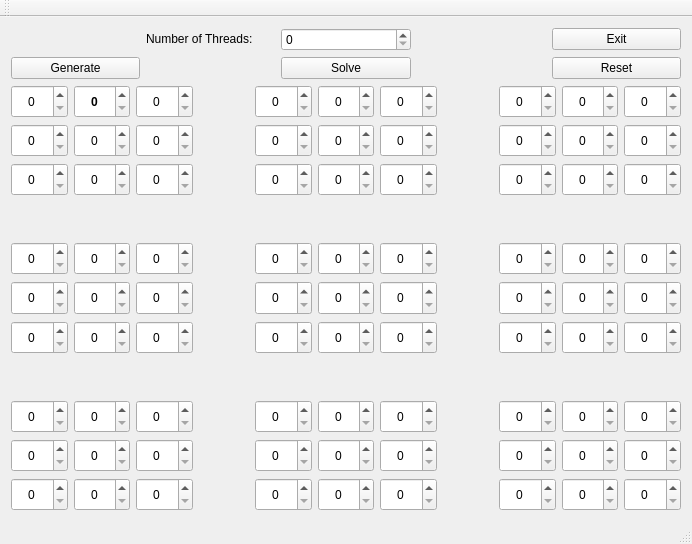
<?xml version="1.0" encoding="UTF-8"?>
<ui version="4.0">
 <class>MainWindow</class>
 <widget class="QMainWindow" name="MainWindow">
  <property name="geometry">
   <rect>
    <x>0</x>
    <y>0</y>
    <width>692</width>
    <height>544</height>
   </rect>
  </property>
  <property name="windowTitle">
   <string>Sudoku Solver</string>
  </property>
  <widget class="QWidget" name="centralWidget">
   <layout class="QGridLayout" name="gridLayout_3">
    <item row="0" column="0">
     <layout class="QGridLayout" name="gridLayout_2">
      <item row="0" column="4">
       <widget class="QPushButton" name="close_button">
        <property name="text">
         <string>Exit</string>
        </property>
       </widget>
      </item>
      <item row="1" column="3">
       <spacer name="horizontalSpacer_2">
        <property name="orientation">
         <enum>Qt::Horizontal</enum>
        </property>
        <property name="sizeHint" stdset="0">
         <size>
          <width>40</width>
          <height>20</height>
         </size>
        </property>
       </spacer>
      </item>
      <item row="1" column="2">
       <widget class="QPushButton" name="pushButton">
        <property name="sizePolicy">
         <sizepolicy hsizetype="MinimumExpanding" vsizetype="Fixed">
          <horstretch>0</horstretch>
          <verstretch>0</verstretch>
         </sizepolicy>
        </property>
        <property name="text">
         <string>Solve</string>
        </property>
       </widget>
      </item>
      <item row="1" column="0">
       <widget class="QPushButton" name="pushButton_3">
        <property name="sizePolicy">
         <sizepolicy hsizetype="MinimumExpanding" vsizetype="Fixed">
          <horstretch>0</horstretch>
          <verstretch>0</verstretch>
         </sizepolicy>
        </property>
        <property name="text">
         <string>Generate</string>
        </property>
       </widget>
      </item>
      <item row="2" column="0" colspan="5">
       <layout class="QGridLayout" name="gridLayout">
        <item row="1" column="3">
         <spacer name="horizontalSpacer_5">
          <property name="orientation">
           <enum>Qt::Horizontal</enum>
          </property>
          <property name="sizeHint" stdset="0">
           <size>
            <width>40</width>
            <height>20</height>
           </size>
          </property>
         </spacer>
        </item>
        <item row="0" column="8">
         <widget class="QSpinBox" name="s17">
          <property name="sizePolicy">
           <sizepolicy hsizetype="MinimumExpanding" vsizetype="MinimumExpanding">
            <horstretch>0</horstretch>
            <verstretch>0</verstretch>
           </sizepolicy>
          </property>
          <property name="alignment">
           <set>Qt::AlignCenter</set>
          </property>
         </widget>
        </item>
        <item row="0" column="5">
         <widget class="QSpinBox" name="s15">
          <property name="sizePolicy">
           <sizepolicy hsizetype="MinimumExpanding" vsizetype="MinimumExpanding">
            <horstretch>0</horstretch>
            <verstretch>0</verstretch>
           </sizepolicy>
          </property>
          <property name="alignment">
           <set>Qt::AlignCenter</set>
          </property>
         </widget>
        </item>
        <item row="0" column="4">
         <widget class="QSpinBox" name="s14">
          <property name="sizePolicy">
           <sizepolicy hsizetype="MinimumExpanding" vsizetype="MinimumExpanding">
            <horstretch>0</horstretch>
            <verstretch>0</verstretch>
           </sizepolicy>
          </property>
          <property name="alignment">
           <set>Qt::AlignCenter</set>
          </property>
         </widget>
        </item>
        <item row="10" column="10">
         <widget class="QSpinBox" name="s99">
          <property name="sizePolicy">
           <sizepolicy hsizetype="MinimumExpanding" vsizetype="MinimumExpanding">
            <horstretch>0</horstretch>
            <verstretch>0</verstretch>
           </sizepolicy>
          </property>
          <property name="alignment">
           <set>Qt::AlignCenter</set>
          </property>
         </widget>
        </item>
        <item row="9" column="4">
         <widget class="QSpinBox" name="s84">
          <property name="sizePolicy">
           <sizepolicy hsizetype="MinimumExpanding" vsizetype="MinimumExpanding">
            <horstretch>0</horstretch>
            <verstretch>0</verstretch>
           </sizepolicy>
          </property>
          <property name="alignment">
           <set>Qt::AlignCenter</set>
          </property>
         </widget>
        </item>
        <item row="9" column="5">
         <widget class="QSpinBox" name="s85">
          <property name="sizePolicy">
           <sizepolicy hsizetype="MinimumExpanding" vsizetype="MinimumExpanding">
            <horstretch>0</horstretch>
            <verstretch>0</verstretch>
           </sizepolicy>
          </property>
          <property name="alignment">
           <set>Qt::AlignCenter</set>
          </property>
         </widget>
        </item>
        <item row="9" column="6">
         <widget class="QSpinBox" name="s86">
          <property name="sizePolicy">
           <sizepolicy hsizetype="MinimumExpanding" vsizetype="MinimumExpanding">
            <horstretch>0</horstretch>
            <verstretch>0</verstretch>
           </sizepolicy>
          </property>
          <property name="alignment">
           <set>Qt::AlignCenter</set>
          </property>
         </widget>
        </item>
        <item row="9" column="8">
         <widget class="QSpinBox" name="s87">
          <property name="sizePolicy">
           <sizepolicy hsizetype="MinimumExpanding" vsizetype="MinimumExpanding">
            <horstretch>0</horstretch>
            <verstretch>0</verstretch>
           </sizepolicy>
          </property>
          <property name="alignment">
           <set>Qt::AlignCenter</set>
          </property>
         </widget>
        </item>
        <item row="5" column="0">
         <widget class="QSpinBox" name="s51">
          <property name="sizePolicy">
           <sizepolicy hsizetype="MinimumExpanding" vsizetype="MinimumExpanding">
            <horstretch>0</horstretch>
            <verstretch>0</verstretch>
           </sizepolicy>
          </property>
          <property name="alignment">
           <set>Qt::AlignCenter</set>
          </property>
         </widget>
        </item>
        <item row="10" column="2">
         <widget class="QSpinBox" name="s93">
          <property name="sizePolicy">
           <sizepolicy hsizetype="MinimumExpanding" vsizetype="MinimumExpanding">
            <horstretch>0</horstretch>
            <verstretch>0</verstretch>
           </sizepolicy>
          </property>
          <property name="alignment">
           <set>Qt::AlignCenter</set>
          </property>
         </widget>
        </item>
        <item row="10" column="4">
         <widget class="QSpinBox" name="s94">
          <property name="sizePolicy">
           <sizepolicy hsizetype="MinimumExpanding" vsizetype="MinimumExpanding">
            <horstretch>0</horstretch>
            <verstretch>0</verstretch>
           </sizepolicy>
          </property>
          <property name="alignment">
           <set>Qt::AlignCenter</set>
          </property>
         </widget>
        </item>
        <item row="5" column="8">
         <widget class="QSpinBox" name="s57">
          <property name="sizePolicy">
           <sizepolicy hsizetype="MinimumExpanding" vsizetype="MinimumExpanding">
            <horstretch>0</horstretch>
            <verstretch>0</verstretch>
           </sizepolicy>
          </property>
          <property name="alignment">
           <set>Qt::AlignCenter</set>
          </property>
         </widget>
        </item>
        <item row="5" column="5">
         <widget class="QSpinBox" name="s55">
          <property name="sizePolicy">
           <sizepolicy hsizetype="MinimumExpanding" vsizetype="MinimumExpanding">
            <horstretch>0</horstretch>
            <verstretch>0</verstretch>
           </sizepolicy>
          </property>
          <property name="alignment">
           <set>Qt::AlignCenter</set>
          </property>
         </widget>
        </item>
        <item row="5" column="6">
         <widget class="QSpinBox" name="s56">
          <property name="sizePolicy">
           <sizepolicy hsizetype="MinimumExpanding" vsizetype="MinimumExpanding">
            <horstretch>0</horstretch>
            <verstretch>0</verstretch>
           </sizepolicy>
          </property>
          <property name="alignment">
           <set>Qt::AlignCenter</set>
          </property>
         </widget>
        </item>
        <item row="5" column="10">
         <widget class="QSpinBox" name="s59">
          <property name="sizePolicy">
           <sizepolicy hsizetype="MinimumExpanding" vsizetype="MinimumExpanding">
            <horstretch>0</horstretch>
            <verstretch>0</verstretch>
           </sizepolicy>
          </property>
          <property name="alignment">
           <set>Qt::AlignCenter</set>
          </property>
         </widget>
        </item>
        <item row="5" column="9">
         <widget class="QSpinBox" name="s58">
          <property name="sizePolicy">
           <sizepolicy hsizetype="MinimumExpanding" vsizetype="MinimumExpanding">
            <horstretch>0</horstretch>
            <verstretch>0</verstretch>
           </sizepolicy>
          </property>
          <property name="alignment">
           <set>Qt::AlignCenter</set>
          </property>
         </widget>
        </item>
        <item row="6" column="0">
         <widget class="QSpinBox" name="s61">
          <property name="sizePolicy">
           <sizepolicy hsizetype="MinimumExpanding" vsizetype="MinimumExpanding">
            <horstretch>0</horstretch>
            <verstretch>0</verstretch>
           </sizepolicy>
          </property>
          <property name="alignment">
           <set>Qt::AlignCenter</set>
          </property>
         </widget>
        </item>
        <item row="6" column="1">
         <widget class="QSpinBox" name="s62">
          <property name="sizePolicy">
           <sizepolicy hsizetype="MinimumExpanding" vsizetype="MinimumExpanding">
            <horstretch>0</horstretch>
            <verstretch>0</verstretch>
           </sizepolicy>
          </property>
          <property name="alignment">
           <set>Qt::AlignCenter</set>
          </property>
         </widget>
        </item>
        <item row="6" column="2">
         <widget class="QSpinBox" name="s63">
          <property name="sizePolicy">
           <sizepolicy hsizetype="MinimumExpanding" vsizetype="MinimumExpanding">
            <horstretch>0</horstretch>
            <verstretch>0</verstretch>
           </sizepolicy>
          </property>
          <property name="alignment">
           <set>Qt::AlignCenter</set>
          </property>
         </widget>
        </item>
        <item row="6" column="4">
         <widget class="QSpinBox" name="s64">
          <property name="sizePolicy">
           <sizepolicy hsizetype="MinimumExpanding" vsizetype="MinimumExpanding">
            <horstretch>0</horstretch>
            <verstretch>0</verstretch>
           </sizepolicy>
          </property>
          <property name="alignment">
           <set>Qt::AlignCenter</set>
          </property>
         </widget>
        </item>
        <item row="6" column="5">
         <widget class="QSpinBox" name="s65">
          <property name="sizePolicy">
           <sizepolicy hsizetype="MinimumExpanding" vsizetype="MinimumExpanding">
            <horstretch>0</horstretch>
            <verstretch>0</verstretch>
           </sizepolicy>
          </property>
          <property name="alignment">
           <set>Qt::AlignCenter</set>
          </property>
         </widget>
        </item>
        <item row="6" column="6">
         <widget class="QSpinBox" name="s66">
          <property name="sizePolicy">
           <sizepolicy hsizetype="MinimumExpanding" vsizetype="MinimumExpanding">
            <horstretch>0</horstretch>
            <verstretch>0</verstretch>
           </sizepolicy>
          </property>
          <property name="alignment">
           <set>Qt::AlignCenter</set>
          </property>
         </widget>
        </item>
        <item row="6" column="8">
         <widget class="QSpinBox" name="s67">
          <property name="sizePolicy">
           <sizepolicy hsizetype="MinimumExpanding" vsizetype="MinimumExpanding">
            <horstretch>0</horstretch>
            <verstretch>0</verstretch>
           </sizepolicy>
          </property>
          <property name="alignment">
           <set>Qt::AlignCenter</set>
          </property>
         </widget>
        </item>
        <item row="6" column="9">
         <widget class="QSpinBox" name="s68">
          <property name="sizePolicy">
           <sizepolicy hsizetype="MinimumExpanding" vsizetype="MinimumExpanding">
            <horstretch>0</horstretch>
            <verstretch>0</verstretch>
           </sizepolicy>
          </property>
          <property name="alignment">
           <set>Qt::AlignCenter</set>
          </property>
         </widget>
        </item>
        <item row="6" column="10">
         <widget class="QSpinBox" name="s69">
          <property name="sizePolicy">
           <sizepolicy hsizetype="MinimumExpanding" vsizetype="MinimumExpanding">
            <horstretch>0</horstretch>
            <verstretch>0</verstretch>
           </sizepolicy>
          </property>
          <property name="alignment">
           <set>Qt::AlignCenter</set>
          </property>
         </widget>
        </item>
        <item row="2" column="1">
         <widget class="QSpinBox" name="s32">
          <property name="sizePolicy">
           <sizepolicy hsizetype="MinimumExpanding" vsizetype="MinimumExpanding">
            <horstretch>0</horstretch>
            <verstretch>0</verstretch>
           </sizepolicy>
          </property>
          <property name="alignment">
           <set>Qt::AlignCenter</set>
          </property>
         </widget>
        </item>
        <item row="1" column="9">
         <widget class="QSpinBox" name="s28">
          <property name="sizePolicy">
           <sizepolicy hsizetype="MinimumExpanding" vsizetype="MinimumExpanding">
            <horstretch>0</horstretch>
            <verstretch>0</verstretch>
           </sizepolicy>
          </property>
          <property name="alignment">
           <set>Qt::AlignCenter</set>
          </property>
         </widget>
        </item>
        <item row="4" column="5">
         <widget class="QSpinBox" name="s45">
          <property name="sizePolicy">
           <sizepolicy hsizetype="MinimumExpanding" vsizetype="MinimumExpanding">
            <horstretch>0</horstretch>
            <verstretch>0</verstretch>
           </sizepolicy>
          </property>
          <property name="alignment">
           <set>Qt::AlignCenter</set>
          </property>
         </widget>
        </item>
        <item row="1" column="1">
         <widget class="QSpinBox" name="s22">
          <property name="sizePolicy">
           <sizepolicy hsizetype="MinimumExpanding" vsizetype="MinimumExpanding">
            <horstretch>0</horstretch>
            <verstretch>0</verstretch>
           </sizepolicy>
          </property>
          <property name="alignment">
           <set>Qt::AlignCenter</set>
          </property>
         </widget>
        </item>
        <item row="4" column="6">
         <widget class="QSpinBox" name="s46">
          <property name="sizePolicy">
           <sizepolicy hsizetype="MinimumExpanding" vsizetype="MinimumExpanding">
            <horstretch>0</horstretch>
            <verstretch>0</verstretch>
           </sizepolicy>
          </property>
          <property name="alignment">
           <set>Qt::AlignCenter</set>
          </property>
         </widget>
        </item>
        <item row="4" column="8">
         <widget class="QSpinBox" name="s47">
          <property name="sizePolicy">
           <sizepolicy hsizetype="MinimumExpanding" vsizetype="MinimumExpanding">
            <horstretch>0</horstretch>
            <verstretch>0</verstretch>
           </sizepolicy>
          </property>
          <property name="alignment">
           <set>Qt::AlignCenter</set>
          </property>
         </widget>
        </item>
        <item row="4" column="10">
         <widget class="QSpinBox" name="s49">
          <property name="sizePolicy">
           <sizepolicy hsizetype="MinimumExpanding" vsizetype="MinimumExpanding">
            <horstretch>0</horstretch>
            <verstretch>0</verstretch>
           </sizepolicy>
          </property>
          <property name="alignment">
           <set>Qt::AlignCenter</set>
          </property>
         </widget>
        </item>
        <item row="4" column="9">
         <widget class="QSpinBox" name="s48">
          <property name="sizePolicy">
           <sizepolicy hsizetype="MinimumExpanding" vsizetype="MinimumExpanding">
            <horstretch>0</horstretch>
            <verstretch>0</verstretch>
           </sizepolicy>
          </property>
          <property name="alignment">
           <set>Qt::AlignCenter</set>
          </property>
         </widget>
        </item>
        <item row="5" column="2">
         <widget class="QSpinBox" name="s53">
          <property name="sizePolicy">
           <sizepolicy hsizetype="MinimumExpanding" vsizetype="MinimumExpanding">
            <horstretch>0</horstretch>
            <verstretch>0</verstretch>
           </sizepolicy>
          </property>
          <property name="alignment">
           <set>Qt::AlignCenter</set>
          </property>
         </widget>
        </item>
        <item row="5" column="1">
         <widget class="QSpinBox" name="s52">
          <property name="sizePolicy">
           <sizepolicy hsizetype="MinimumExpanding" vsizetype="MinimumExpanding">
            <horstretch>0</horstretch>
            <verstretch>0</verstretch>
           </sizepolicy>
          </property>
          <property name="alignment">
           <set>Qt::AlignCenter</set>
          </property>
         </widget>
        </item>
        <item row="5" column="4">
         <widget class="QSpinBox" name="s54">
          <property name="sizePolicy">
           <sizepolicy hsizetype="MinimumExpanding" vsizetype="MinimumExpanding">
            <horstretch>0</horstretch>
            <verstretch>0</verstretch>
           </sizepolicy>
          </property>
          <property name="alignment">
           <set>Qt::AlignCenter</set>
          </property>
         </widget>
        </item>
        <item row="10" column="1">
         <widget class="QSpinBox" name="s92">
          <property name="sizePolicy">
           <sizepolicy hsizetype="MinimumExpanding" vsizetype="MinimumExpanding">
            <horstretch>0</horstretch>
            <verstretch>0</verstretch>
           </sizepolicy>
          </property>
          <property name="alignment">
           <set>Qt::AlignCenter</set>
          </property>
         </widget>
        </item>
        <item row="2" column="4">
         <widget class="QSpinBox" name="s34">
          <property name="sizePolicy">
           <sizepolicy hsizetype="MinimumExpanding" vsizetype="MinimumExpanding">
            <horstretch>0</horstretch>
            <verstretch>0</verstretch>
           </sizepolicy>
          </property>
          <property name="alignment">
           <set>Qt::AlignCenter</set>
          </property>
         </widget>
        </item>
        <item row="2" column="5">
         <widget class="QSpinBox" name="s35">
          <property name="sizePolicy">
           <sizepolicy hsizetype="MinimumExpanding" vsizetype="MinimumExpanding">
            <horstretch>0</horstretch>
            <verstretch>0</verstretch>
           </sizepolicy>
          </property>
          <property name="alignment">
           <set>Qt::AlignCenter</set>
          </property>
         </widget>
        </item>
        <item row="2" column="6">
         <widget class="QSpinBox" name="s36">
          <property name="sizePolicy">
           <sizepolicy hsizetype="MinimumExpanding" vsizetype="MinimumExpanding">
            <horstretch>0</horstretch>
            <verstretch>0</verstretch>
           </sizepolicy>
          </property>
          <property name="alignment">
           <set>Qt::AlignCenter</set>
          </property>
         </widget>
        </item>
        <item row="2" column="8">
         <widget class="QSpinBox" name="s37">
          <property name="sizePolicy">
           <sizepolicy hsizetype="MinimumExpanding" vsizetype="MinimumExpanding">
            <horstretch>0</horstretch>
            <verstretch>0</verstretch>
           </sizepolicy>
          </property>
          <property name="alignment">
           <set>Qt::AlignCenter</set>
          </property>
         </widget>
        </item>
        <item row="2" column="9">
         <widget class="QSpinBox" name="s38">
          <property name="sizePolicy">
           <sizepolicy hsizetype="MinimumExpanding" vsizetype="MinimumExpanding">
            <horstretch>0</horstretch>
            <verstretch>0</verstretch>
           </sizepolicy>
          </property>
          <property name="alignment">
           <set>Qt::AlignCenter</set>
          </property>
         </widget>
        </item>
        <item row="2" column="10">
         <widget class="QSpinBox" name="s39">
          <property name="sizePolicy">
           <sizepolicy hsizetype="MinimumExpanding" vsizetype="MinimumExpanding">
            <horstretch>0</horstretch>
            <verstretch>0</verstretch>
           </sizepolicy>
          </property>
          <property name="alignment">
           <set>Qt::AlignCenter</set>
          </property>
         </widget>
        </item>
        <item row="4" column="0">
         <widget class="QSpinBox" name="s41">
          <property name="sizePolicy">
           <sizepolicy hsizetype="MinimumExpanding" vsizetype="MinimumExpanding">
            <horstretch>0</horstretch>
            <verstretch>0</verstretch>
           </sizepolicy>
          </property>
          <property name="alignment">
           <set>Qt::AlignCenter</set>
          </property>
         </widget>
        </item>
        <item row="4" column="1">
         <widget class="QSpinBox" name="s42">
          <property name="sizePolicy">
           <sizepolicy hsizetype="MinimumExpanding" vsizetype="MinimumExpanding">
            <horstretch>0</horstretch>
            <verstretch>0</verstretch>
           </sizepolicy>
          </property>
          <property name="alignment">
           <set>Qt::AlignCenter</set>
          </property>
         </widget>
        </item>
        <item row="8" column="9">
         <widget class="QSpinBox" name="s78">
          <property name="sizePolicy">
           <sizepolicy hsizetype="MinimumExpanding" vsizetype="MinimumExpanding">
            <horstretch>0</horstretch>
            <verstretch>0</verstretch>
           </sizepolicy>
          </property>
          <property name="alignment">
           <set>Qt::AlignCenter</set>
          </property>
         </widget>
        </item>
        <item row="8" column="10">
         <widget class="QSpinBox" name="s79">
          <property name="sizePolicy">
           <sizepolicy hsizetype="MinimumExpanding" vsizetype="MinimumExpanding">
            <horstretch>0</horstretch>
            <verstretch>0</verstretch>
           </sizepolicy>
          </property>
          <property name="alignment">
           <set>Qt::AlignCenter</set>
          </property>
         </widget>
        </item>
        <item row="9" column="0">
         <widget class="QSpinBox" name="s81">
          <property name="sizePolicy">
           <sizepolicy hsizetype="MinimumExpanding" vsizetype="MinimumExpanding">
            <horstretch>0</horstretch>
            <verstretch>0</verstretch>
           </sizepolicy>
          </property>
          <property name="alignment">
           <set>Qt::AlignCenter</set>
          </property>
         </widget>
        </item>
        <item row="9" column="1">
         <widget class="QSpinBox" name="s82">
          <property name="sizePolicy">
           <sizepolicy hsizetype="MinimumExpanding" vsizetype="MinimumExpanding">
            <horstretch>0</horstretch>
            <verstretch>0</verstretch>
           </sizepolicy>
          </property>
          <property name="alignment">
           <set>Qt::AlignCenter</set>
          </property>
         </widget>
        </item>
        <item row="9" column="2">
         <widget class="QSpinBox" name="s83">
          <property name="sizePolicy">
           <sizepolicy hsizetype="MinimumExpanding" vsizetype="MinimumExpanding">
            <horstretch>0</horstretch>
            <verstretch>0</verstretch>
           </sizepolicy>
          </property>
          <property name="alignment">
           <set>Qt::AlignCenter</set>
          </property>
         </widget>
        </item>
        <item row="4" column="2">
         <widget class="QSpinBox" name="s43">
          <property name="sizePolicy">
           <sizepolicy hsizetype="MinimumExpanding" vsizetype="MinimumExpanding">
            <horstretch>0</horstretch>
            <verstretch>0</verstretch>
           </sizepolicy>
          </property>
          <property name="alignment">
           <set>Qt::AlignCenter</set>
          </property>
         </widget>
        </item>
        <item row="4" column="4">
         <widget class="QSpinBox" name="s44">
          <property name="sizePolicy">
           <sizepolicy hsizetype="MinimumExpanding" vsizetype="MinimumExpanding">
            <horstretch>0</horstretch>
            <verstretch>0</verstretch>
           </sizepolicy>
          </property>
          <property name="alignment">
           <set>Qt::AlignCenter</set>
          </property>
         </widget>
        </item>
        <item row="0" column="0">
         <widget class="QSpinBox" name="s11">
          <property name="sizePolicy">
           <sizepolicy hsizetype="MinimumExpanding" vsizetype="MinimumExpanding">
            <horstretch>0</horstretch>
            <verstretch>0</verstretch>
           </sizepolicy>
          </property>
          <property name="alignment">
           <set>Qt::AlignCenter</set>
          </property>
         </widget>
        </item>
        <item row="0" column="1">
         <widget class="QSpinBox" name="s12">
          <property name="sizePolicy">
           <sizepolicy hsizetype="MinimumExpanding" vsizetype="MinimumExpanding">
            <horstretch>0</horstretch>
            <verstretch>0</verstretch>
           </sizepolicy>
          </property>
          <property name="font">
           <font>
            <weight>75</weight>
            <bold>true</bold>
           </font>
          </property>
          <property name="alignment">
           <set>Qt::AlignCenter</set>
          </property>
         </widget>
        </item>
        <item row="1" column="8">
         <widget class="QSpinBox" name="s27">
          <property name="sizePolicy">
           <sizepolicy hsizetype="MinimumExpanding" vsizetype="MinimumExpanding">
            <horstretch>0</horstretch>
            <verstretch>0</verstretch>
           </sizepolicy>
          </property>
          <property name="alignment">
           <set>Qt::AlignCenter</set>
          </property>
         </widget>
        </item>
        <item row="0" column="9">
         <widget class="QSpinBox" name="s18">
          <property name="sizePolicy">
           <sizepolicy hsizetype="MinimumExpanding" vsizetype="MinimumExpanding">
            <horstretch>0</horstretch>
            <verstretch>0</verstretch>
           </sizepolicy>
          </property>
          <property name="alignment">
           <set>Qt::AlignCenter</set>
          </property>
         </widget>
        </item>
        <item row="0" column="10">
         <widget class="QSpinBox" name="s19">
          <property name="sizePolicy">
           <sizepolicy hsizetype="MinimumExpanding" vsizetype="MinimumExpanding">
            <horstretch>0</horstretch>
            <verstretch>0</verstretch>
           </sizepolicy>
          </property>
          <property name="alignment">
           <set>Qt::AlignCenter</set>
          </property>
         </widget>
        </item>
        <item row="1" column="0">
         <widget class="QSpinBox" name="s21">
          <property name="sizePolicy">
           <sizepolicy hsizetype="MinimumExpanding" vsizetype="MinimumExpanding">
            <horstretch>0</horstretch>
            <verstretch>0</verstretch>
           </sizepolicy>
          </property>
          <property name="alignment">
           <set>Qt::AlignCenter</set>
          </property>
         </widget>
        </item>
        <item row="2" column="2">
         <widget class="QSpinBox" name="s33">
          <property name="sizePolicy">
           <sizepolicy hsizetype="MinimumExpanding" vsizetype="MinimumExpanding">
            <horstretch>0</horstretch>
            <verstretch>0</verstretch>
           </sizepolicy>
          </property>
          <property name="alignment">
           <set>Qt::AlignCenter</set>
          </property>
         </widget>
        </item>
        <item row="1" column="2">
         <widget class="QSpinBox" name="s23">
          <property name="sizePolicy">
           <sizepolicy hsizetype="MinimumExpanding" vsizetype="MinimumExpanding">
            <horstretch>0</horstretch>
            <verstretch>0</verstretch>
           </sizepolicy>
          </property>
          <property name="alignment">
           <set>Qt::AlignCenter</set>
          </property>
         </widget>
        </item>
        <item row="1" column="4">
         <widget class="QSpinBox" name="s24">
          <property name="sizePolicy">
           <sizepolicy hsizetype="MinimumExpanding" vsizetype="MinimumExpanding">
            <horstretch>0</horstretch>
            <verstretch>0</verstretch>
           </sizepolicy>
          </property>
          <property name="alignment">
           <set>Qt::AlignCenter</set>
          </property>
         </widget>
        </item>
        <item row="1" column="5">
         <widget class="QSpinBox" name="s25">
          <property name="sizePolicy">
           <sizepolicy hsizetype="MinimumExpanding" vsizetype="MinimumExpanding">
            <horstretch>0</horstretch>
            <verstretch>0</verstretch>
           </sizepolicy>
          </property>
          <property name="alignment">
           <set>Qt::AlignCenter</set>
          </property>
         </widget>
        </item>
        <item row="1" column="10">
         <widget class="QSpinBox" name="s29">
          <property name="sizePolicy">
           <sizepolicy hsizetype="MinimumExpanding" vsizetype="MinimumExpanding">
            <horstretch>0</horstretch>
            <verstretch>0</verstretch>
           </sizepolicy>
          </property>
          <property name="alignment">
           <set>Qt::AlignCenter</set>
          </property>
         </widget>
        </item>
        <item row="1" column="6">
         <widget class="QSpinBox" name="s26">
          <property name="sizePolicy">
           <sizepolicy hsizetype="MinimumExpanding" vsizetype="MinimumExpanding">
            <horstretch>0</horstretch>
            <verstretch>0</verstretch>
           </sizepolicy>
          </property>
          <property name="alignment">
           <set>Qt::AlignCenter</set>
          </property>
         </widget>
        </item>
        <item row="2" column="0">
         <widget class="QSpinBox" name="s31">
          <property name="sizePolicy">
           <sizepolicy hsizetype="MinimumExpanding" vsizetype="MinimumExpanding">
            <horstretch>0</horstretch>
            <verstretch>0</verstretch>
           </sizepolicy>
          </property>
          <property name="alignment">
           <set>Qt::AlignCenter</set>
          </property>
         </widget>
        </item>
        <item row="0" column="6">
         <widget class="QSpinBox" name="s16">
          <property name="sizePolicy">
           <sizepolicy hsizetype="MinimumExpanding" vsizetype="MinimumExpanding">
            <horstretch>0</horstretch>
            <verstretch>0</verstretch>
           </sizepolicy>
          </property>
          <property name="alignment">
           <set>Qt::AlignCenter</set>
          </property>
         </widget>
        </item>
        <item row="0" column="2">
         <widget class="QSpinBox" name="s13">
          <property name="sizePolicy">
           <sizepolicy hsizetype="MinimumExpanding" vsizetype="MinimumExpanding">
            <horstretch>0</horstretch>
            <verstretch>0</verstretch>
           </sizepolicy>
          </property>
          <property name="alignment">
           <set>Qt::AlignCenter</set>
          </property>
         </widget>
        </item>
        <item row="8" column="0">
         <widget class="QSpinBox" name="s71">
          <property name="sizePolicy">
           <sizepolicy hsizetype="MinimumExpanding" vsizetype="MinimumExpanding">
            <horstretch>0</horstretch>
            <verstretch>0</verstretch>
           </sizepolicy>
          </property>
          <property name="alignment">
           <set>Qt::AlignCenter</set>
          </property>
         </widget>
        </item>
        <item row="8" column="1">
         <widget class="QSpinBox" name="s72">
          <property name="sizePolicy">
           <sizepolicy hsizetype="MinimumExpanding" vsizetype="MinimumExpanding">
            <horstretch>0</horstretch>
            <verstretch>0</verstretch>
           </sizepolicy>
          </property>
          <property name="alignment">
           <set>Qt::AlignCenter</set>
          </property>
         </widget>
        </item>
        <item row="8" column="2">
         <widget class="QSpinBox" name="s73">
          <property name="sizePolicy">
           <sizepolicy hsizetype="MinimumExpanding" vsizetype="MinimumExpanding">
            <horstretch>0</horstretch>
            <verstretch>0</verstretch>
           </sizepolicy>
          </property>
          <property name="alignment">
           <set>Qt::AlignCenter</set>
          </property>
         </widget>
        </item>
        <item row="8" column="4">
         <widget class="QSpinBox" name="s74">
          <property name="sizePolicy">
           <sizepolicy hsizetype="MinimumExpanding" vsizetype="MinimumExpanding">
            <horstretch>0</horstretch>
            <verstretch>0</verstretch>
           </sizepolicy>
          </property>
          <property name="alignment">
           <set>Qt::AlignCenter</set>
          </property>
         </widget>
        </item>
        <item row="8" column="5">
         <widget class="QSpinBox" name="s75">
          <property name="sizePolicy">
           <sizepolicy hsizetype="MinimumExpanding" vsizetype="MinimumExpanding">
            <horstretch>0</horstretch>
            <verstretch>0</verstretch>
           </sizepolicy>
          </property>
          <property name="alignment">
           <set>Qt::AlignCenter</set>
          </property>
         </widget>
        </item>
        <item row="8" column="6">
         <widget class="QSpinBox" name="s76">
          <property name="sizePolicy">
           <sizepolicy hsizetype="MinimumExpanding" vsizetype="MinimumExpanding">
            <horstretch>0</horstretch>
            <verstretch>0</verstretch>
           </sizepolicy>
          </property>
          <property name="alignment">
           <set>Qt::AlignCenter</set>
          </property>
         </widget>
        </item>
        <item row="8" column="8">
         <widget class="QSpinBox" name="s77">
          <property name="sizePolicy">
           <sizepolicy hsizetype="MinimumExpanding" vsizetype="MinimumExpanding">
            <horstretch>0</horstretch>
            <verstretch>0</verstretch>
           </sizepolicy>
          </property>
          <property name="alignment">
           <set>Qt::AlignCenter</set>
          </property>
         </widget>
        </item>
        <item row="9" column="9">
         <widget class="QSpinBox" name="s88">
          <property name="sizePolicy">
           <sizepolicy hsizetype="MinimumExpanding" vsizetype="MinimumExpanding">
            <horstretch>0</horstretch>
            <verstretch>0</verstretch>
           </sizepolicy>
          </property>
          <property name="alignment">
           <set>Qt::AlignCenter</set>
          </property>
         </widget>
        </item>
        <item row="9" column="10">
         <widget class="QSpinBox" name="s89">
          <property name="sizePolicy">
           <sizepolicy hsizetype="MinimumExpanding" vsizetype="MinimumExpanding">
            <horstretch>0</horstretch>
            <verstretch>0</verstretch>
           </sizepolicy>
          </property>
          <property name="alignment">
           <set>Qt::AlignCenter</set>
          </property>
         </widget>
        </item>
        <item row="10" column="0">
         <widget class="QSpinBox" name="s91">
          <property name="sizePolicy">
           <sizepolicy hsizetype="MinimumExpanding" vsizetype="MinimumExpanding">
            <horstretch>0</horstretch>
            <verstretch>0</verstretch>
           </sizepolicy>
          </property>
          <property name="alignment">
           <set>Qt::AlignCenter</set>
          </property>
         </widget>
        </item>
        <item row="10" column="5">
         <widget class="QSpinBox" name="s95">
          <property name="sizePolicy">
           <sizepolicy hsizetype="MinimumExpanding" vsizetype="MinimumExpanding">
            <horstretch>0</horstretch>
            <verstretch>0</verstretch>
           </sizepolicy>
          </property>
          <property name="alignment">
           <set>Qt::AlignCenter</set>
          </property>
         </widget>
        </item>
        <item row="10" column="6">
         <widget class="QSpinBox" name="s96">
          <property name="sizePolicy">
           <sizepolicy hsizetype="MinimumExpanding" vsizetype="MinimumExpanding">
            <horstretch>0</horstretch>
            <verstretch>0</verstretch>
           </sizepolicy>
          </property>
          <property name="alignment">
           <set>Qt::AlignCenter</set>
          </property>
         </widget>
        </item>
        <item row="10" column="8">
         <widget class="QSpinBox" name="s97">
          <property name="sizePolicy">
           <sizepolicy hsizetype="MinimumExpanding" vsizetype="MinimumExpanding">
            <horstretch>0</horstretch>
            <verstretch>0</verstretch>
           </sizepolicy>
          </property>
          <property name="alignment">
           <set>Qt::AlignCenter</set>
          </property>
         </widget>
        </item>
        <item row="10" column="9">
         <widget class="QSpinBox" name="s98">
          <property name="sizePolicy">
           <sizepolicy hsizetype="MinimumExpanding" vsizetype="MinimumExpanding">
            <horstretch>0</horstretch>
            <verstretch>0</verstretch>
           </sizepolicy>
          </property>
          <property name="alignment">
           <set>Qt::AlignCenter</set>
          </property>
         </widget>
        </item>
        <item row="1" column="7">
         <spacer name="horizontalSpacer_6">
          <property name="orientation">
           <enum>Qt::Horizontal</enum>
          </property>
          <property name="sizeHint" stdset="0">
           <size>
            <width>40</width>
            <height>20</height>
           </size>
          </property>
         </spacer>
        </item>
        <item row="3" column="1">
         <spacer name="verticalSpacer">
          <property name="orientation">
           <enum>Qt::Vertical</enum>
          </property>
          <property name="sizeHint" stdset="0">
           <size>
            <width>20</width>
            <height>40</height>
           </size>
          </property>
         </spacer>
        </item>
        <item row="7" column="1">
         <spacer name="verticalSpacer_2">
          <property name="orientation">
           <enum>Qt::Vertical</enum>
          </property>
          <property name="sizeHint" stdset="0">
           <size>
            <width>20</width>
            <height>40</height>
           </size>
          </property>
         </spacer>
        </item>
       </layout>
      </item>
      <item row="1" column="1">
       <spacer name="horizontalSpacer">
        <property name="orientation">
         <enum>Qt::Horizontal</enum>
        </property>
        <property name="sizeHint" stdset="0">
         <size>
          <width>40</width>
          <height>20</height>
         </size>
        </property>
       </spacer>
      </item>
      <item row="1" column="4">
       <widget class="QPushButton" name="pushButton_2">
        <property name="sizePolicy">
         <sizepolicy hsizetype="MinimumExpanding" vsizetype="Fixed">
          <horstretch>0</horstretch>
          <verstretch>0</verstretch>
         </sizepolicy>
        </property>
        <property name="font">
         <font>
          <family>Cantarell</family>
         </font>
        </property>
        <property name="text">
         <string>Reset</string>
        </property>
       </widget>
      </item>
      <item row="0" column="1">
       <widget class="QLabel" name="threada">
        <property name="sizePolicy">
         <sizepolicy hsizetype="MinimumExpanding" vsizetype="Fixed">
          <horstretch>0</horstretch>
          <verstretch>0</verstretch>
         </sizepolicy>
        </property>
        <property name="text">
         <string>Number of Threads: </string>
        </property>
       </widget>
      </item>
      <item row="0" column="2">
       <widget class="QSpinBox" name="thread"/>
      </item>
     </layout>
    </item>
   </layout>
  </widget>
  <widget class="QMenuBar" name="menuBar">
   <property name="geometry">
    <rect>
     <x>0</x>
     <y>0</y>
     <width>692</width>
     <height>25</height>
    </rect>
   </property>
  </widget>
  <widget class="QToolBar" name="mainToolBar">
   <attribute name="toolBarArea">
    <enum>TopToolBarArea</enum>
   </attribute>
   <attribute name="toolBarBreak">
    <bool>false</bool>
   </attribute>
  </widget>
  <widget class="QStatusBar" name="statusBar"/>
 </widget>
 <layoutdefault spacing="6" margin="11"/>
 <tabstops>
  <tabstop>pushButton_3</tabstop>
  <tabstop>s11</tabstop>
  <tabstop>s12</tabstop>
  <tabstop>s13</tabstop>
  <tabstop>s14</tabstop>
  <tabstop>s15</tabstop>
  <tabstop>s16</tabstop>
  <tabstop>s17</tabstop>
  <tabstop>s18</tabstop>
  <tabstop>s19</tabstop>
  <tabstop>s21</tabstop>
  <tabstop>s22</tabstop>
  <tabstop>s23</tabstop>
  <tabstop>s24</tabstop>
  <tabstop>s25</tabstop>
  <tabstop>s26</tabstop>
  <tabstop>s27</tabstop>
  <tabstop>s28</tabstop>
  <tabstop>s29</tabstop>
  <tabstop>s31</tabstop>
  <tabstop>s32</tabstop>
  <tabstop>s33</tabstop>
  <tabstop>s34</tabstop>
  <tabstop>s35</tabstop>
  <tabstop>s36</tabstop>
  <tabstop>s37</tabstop>
  <tabstop>s38</tabstop>
  <tabstop>s39</tabstop>
  <tabstop>s41</tabstop>
  <tabstop>s42</tabstop>
  <tabstop>s43</tabstop>
  <tabstop>s44</tabstop>
  <tabstop>s45</tabstop>
  <tabstop>s46</tabstop>
  <tabstop>s47</tabstop>
  <tabstop>s48</tabstop>
  <tabstop>s49</tabstop>
  <tabstop>s51</tabstop>
  <tabstop>s52</tabstop>
  <tabstop>s53</tabstop>
  <tabstop>s54</tabstop>
  <tabstop>s55</tabstop>
  <tabstop>s56</tabstop>
  <tabstop>s57</tabstop>
  <tabstop>s58</tabstop>
  <tabstop>s59</tabstop>
  <tabstop>s61</tabstop>
  <tabstop>s62</tabstop>
  <tabstop>s63</tabstop>
  <tabstop>s64</tabstop>
  <tabstop>s65</tabstop>
  <tabstop>s66</tabstop>
  <tabstop>s67</tabstop>
  <tabstop>s68</tabstop>
  <tabstop>s69</tabstop>
  <tabstop>s71</tabstop>
  <tabstop>s72</tabstop>
  <tabstop>s73</tabstop>
  <tabstop>s74</tabstop>
  <tabstop>s75</tabstop>
  <tabstop>s76</tabstop>
  <tabstop>s77</tabstop>
  <tabstop>s78</tabstop>
  <tabstop>s79</tabstop>
  <tabstop>s81</tabstop>
  <tabstop>s82</tabstop>
  <tabstop>s83</tabstop>
  <tabstop>s84</tabstop>
  <tabstop>s85</tabstop>
  <tabstop>s86</tabstop>
  <tabstop>s87</tabstop>
  <tabstop>s88</tabstop>
  <tabstop>s89</tabstop>
  <tabstop>s91</tabstop>
  <tabstop>s92</tabstop>
  <tabstop>s93</tabstop>
  <tabstop>s94</tabstop>
  <tabstop>s95</tabstop>
  <tabstop>s96</tabstop>
  <tabstop>s97</tabstop>
  <tabstop>s98</tabstop>
  <tabstop>s99</tabstop>
  <tabstop>pushButton</tabstop>
  <tabstop>pushButton_2</tabstop>
 </tabstops>
 <resources/>
 <connections/>
</ui>
